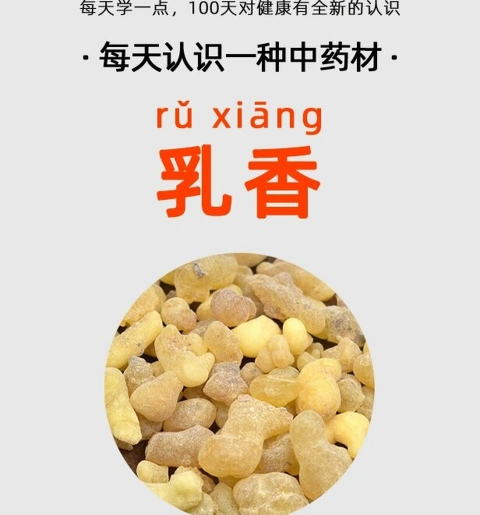
#> input picture review/hd/乳香_c10.jpg, 960 x 1029 px (shown at 1/2 size); its folder holds only this picture in this run
$ python qc2.py '../../review/hd/乳香_c10.jpg'
#> lines starting #> are read from the running program, lines starting #| are printed output that depends on the picture; after the words box and inside, x2 and y2 are one past the last pixel; in counts of white or black regions, pixels touching at a corner belong together
# -*- coding: utf-8 -*-
"""候选图质检 v2：判断图上有没有文字 / 是不是商品包装图 / 风景图。

为什么不用 v1 那一版：单一「行跳变密度」会把**薄片药材**（麦冬片、黄芪片、
槟榔片——整图都是密集边缘）误判成文字，又会漏掉**大字广告**
（蚕沙那种「今年新货 一斤包邮」大字，笔画稀疏，行密度并不高）。

v2 用四个互补信号：
  1. 局部峰值   peak/base —— 一部分行明显比其余行"花"（横幅/字幕条的特征），
                 薄片药材整图都花，peak≈base，不会被误伤；
  2. 全局中位   median    —— 整幅都是字（说明书长图、海报）；
  3. 大色块占比 flat      —— 近白/近黑底色比例（价签、商品白底图）；
  4. 主体占比   subject   —— 去掉底色后剩下的主体占多少（白底商品图主体很小）。

判定：
  ad      广告模板（有字 + 大面积纯色底）      → 直接丢掉
  text    整幅是文字（说明图/海报）            → 直接丢掉
  product 白底商品图（主体小）                 → 降权，排到最后
  scene   大面积纯绿/纯蓝低饱和（风景）        → 降权
  clean   正常药材实拍                          → 优先
"""
import io
import json
import os
import sys

import numpy as np
from PIL import Image

ROOT = os.path.dirname(os.path.dirname(os.path.dirname(os.path.abspath(__file__))))
HD = os.path.join(ROOT, "review", "hd")
QC = os.path.join(HD, "qc.json")

ROW_EDGE = 35        # 行内相邻像素差超过它算一次"跳变"


def analyse(path):
#> called with path = '../../review/hd/乳香_c10.jpg'
    im = Image.open(path)
#> im is the input picture: PIL image 960x1029 RGB; mean R, G, B 223, 209.7, 192.7
    if im.mode != "RGB":
        im = im.convert("RGB")
    im.thumbnail((480, 480))
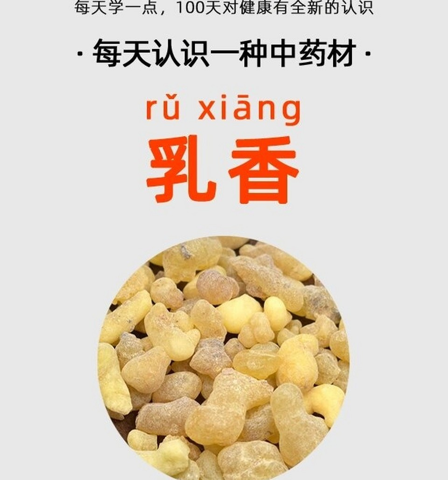
#> im: PIL image 448x480 RGB; mean R, G, B 223, 209.7, 192.7
    g = np.asarray(im.convert("L"), dtype=np.int16)
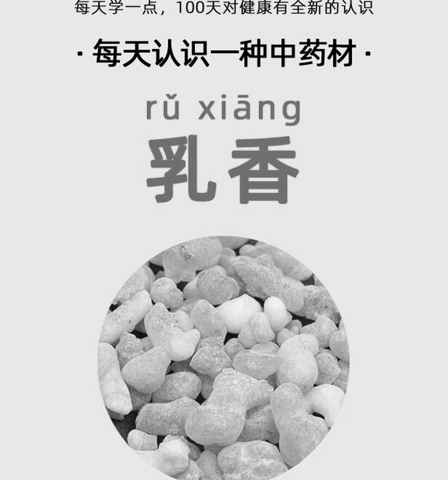
#> g: shape (480, 448) int16; min 0, max 255, mean 211.8
    rgb = np.asarray(im, dtype=np.int16)
    h, w = g.shape
#> h = 480; w = 448

    dx = np.abs(np.diff(g, axis=1))
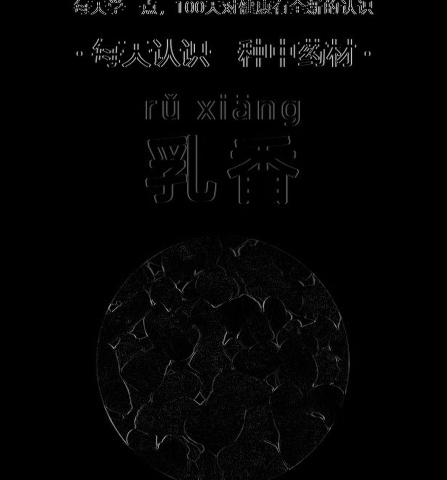
#> dx: shape (480, 447) int16; min 0, max 202, mean 4.6
    d = (dx > ROW_EDGE).mean(axis=1)          # 每行跳变密度
#> d = 480 values, max 0.313 at index 12, min 0 at index 15, mean 0.0311
    med = float(np.median(d))
#> med = 0.0157
    peak = float(np.percentile(d, 93))
#> peak = 0.123
    base = float(np.percentile(d, 30))
#> base = 0.00671
    local = peak / max(base, 1e-4)             # 局部峰值倍数
#> local = 18.31

    flat = float(((g > 238) | (g < 16)).mean())
#> flat = 0.0121
    sat = float((rgb.max(axis=2) - rgb.min(axis=2)).mean())
#> sat = 30.54

    # 主体占比：把近白/近黑底去掉后，剩下的像素比例
    mask = (g <= 238) & (g >= 16)
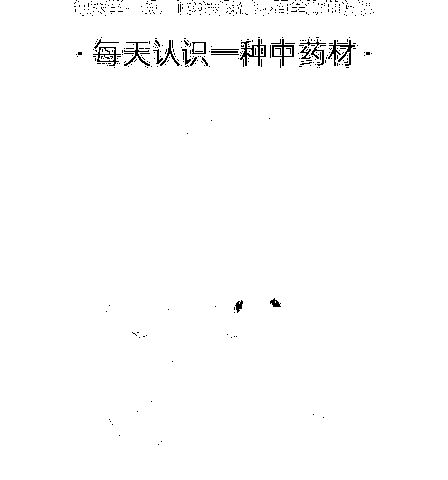
#> mask: shape (480, 448) bool; 98.8% white; black in thin lines or dots, all inside (x1, y1, x2, y2) = (74, 0, 374, 445)
    subject = float(mask.mean())
#> subject = 0.988

    # 绿色占比（风景图常见）
    r, gg, b = rgb[:, :, 0], rgb[:, :, 1], rgb[:, :, 2]
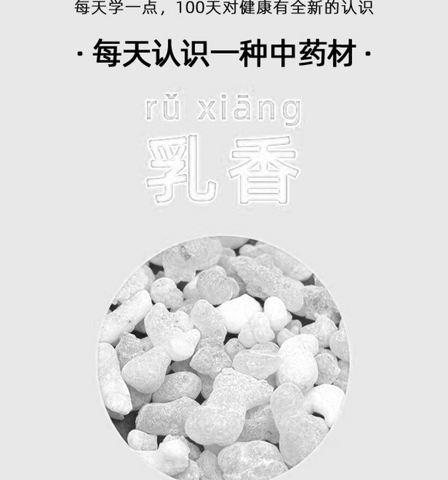
#> r: shape (480, 448) int16; min 0, max 255, mean 223
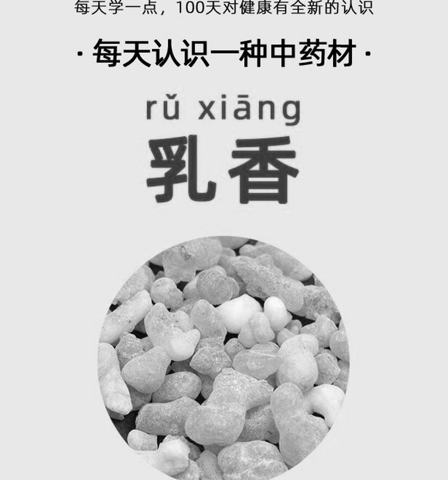
#> gg: shape (480, 448) int16; min 0, max 255, mean 209.7
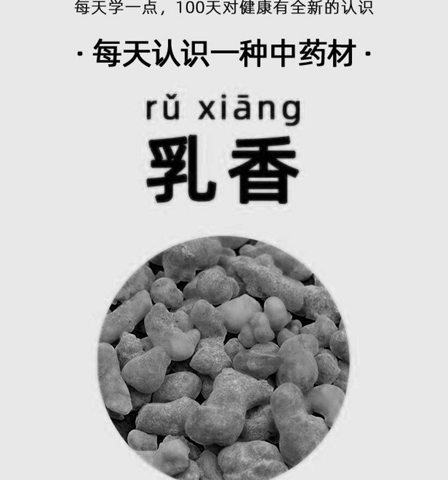
#> b: shape (480, 448) int16; min 0, max 255, mean 192.7
    green = float(((gg > r + 18) & (gg > b + 18)).mean())
#> green = 0

    return dict(med=round(med, 4), peak=round(peak, 4), base=round(base, 4),
                local=round(local, 2), flat=round(flat, 3), sat=round(sat, 1),
                subject=round(subject, 3), green=round(green, 3))


def verdict(s):
    # 整幅是字：中位跳变密度高，且底色浅
    if s["med"] > 0.055 and s["flat"] > 0.10:
        return "text"
    # 广告模板：一条明显比周围"花"的横幅 + 大面积纯色底
    if s["local"] > 6.0 and s["peak"] > 0.030 and s["flat"] > 0.16:
        return "ad"
    if s["local"] > 9.0 and s["peak"] > 0.045:
        return "ad"
    # 白底商品图：大片纯色，主体只占很小一块
    if s["flat"] > 0.55 and s["subject"] < 0.45:
        return "product"
    # 风景：大面积绿色且几乎无跳变
    if s["green"] > 0.45 and s["med"] < 0.02:
        return "scene"
    # 轻度可疑
    if s["local"] > 4.5 and s["peak"] > 0.025:
        return "warn"
    if s["med"] > 0.045:
        return "warn"
    return "clean"


RANK = {"clean": 0, "warn": 1, "product": 2, "scene": 2, "ad": 9, "text": 9}
DROP = ("ad", "text")


def scan(files=None, verbose=False):
    files = files or sorted(f for f in os.listdir(HD) if f.endswith(".jpg"))
    res, counts = {}, {}
    for i, fn in enumerate(files):
        try:
            s = analyse(os.path.join(HD, fn))
        except Exception as e:
            s = {"err": str(e)[:40]}
        v = verdict(s) if "err" not in s else "clean"
        s["v"] = v
        res[fn] = s
        counts[v] = counts.get(v, 0) + 1
        if verbose and i % 200 == 0:
            print("  %d/%d" % (i, len(files)), flush=True)
    return res, counts


def main():
    if "--report" in sys.argv:
        res, counts = scan(verbose=True)
        json.dump(res, io.open(QC, "w", encoding="utf-8"), ensure_ascii=False, indent=0)
        print("扫描 %d 张：%s" % (len(res), counts))
        return 0
    for p in sys.argv[1:]:
        s = analyse(p)
#> s = {'med': 0.0157, 'peak': 0.123, 'base': 0.0067, 'local': 18.31, 'flat': 0.012, 'sat': 30.5, 'subject': 0.988, 'green': 0}
        print("%-40s %s  %s" % (os.path.basename(p), verdict(s), s))
#| 乳香_c10.jpg                               ad  {'med': 0.0157, 'peak': 0.1229, 'base': 0.0067, 'local': 18.31, 'flat': 0.012, 'sat': 30.5, 'subject': 0.988, 'green': 0.0}
    return 0


if __name__ == "__main__":
    sys.exit(main())
#> (the program exits here)
